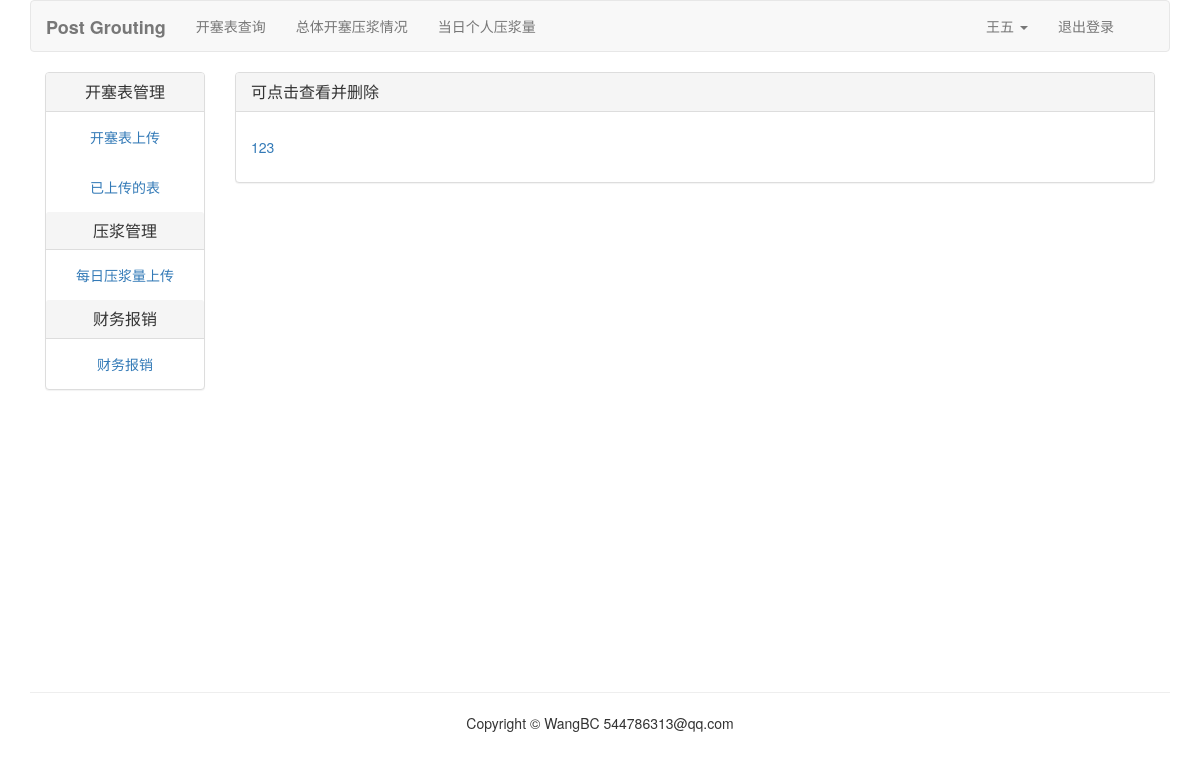
The page /kaisai/kaisai-list/ (signed in) on the database as committed earlier.
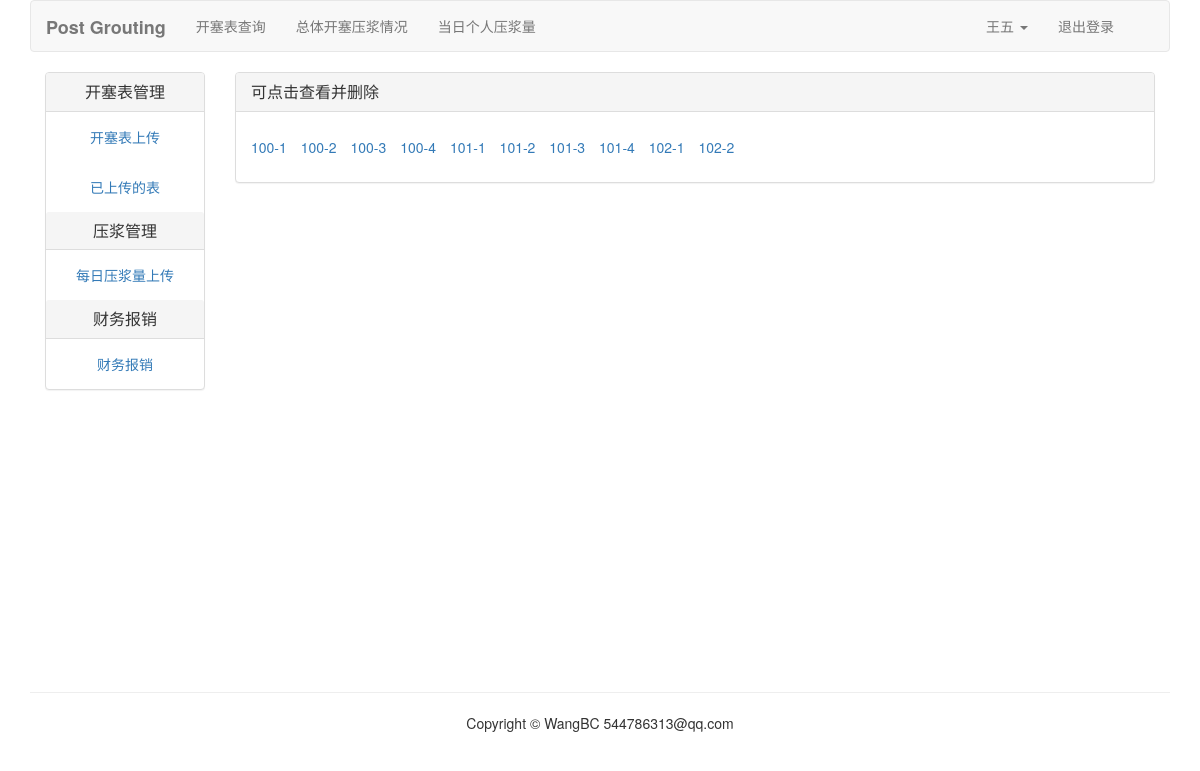
The same page on the database as committed later.
### account/models.py (models this page shows, shortened)
class UserProfile(models.Model):
	user = models.OneToOneField(User, unique=True, on_delete=models.CASCADE)
	realname = models.CharField(max_length=20)
	invitation_code = models.CharField(max_length=20)
	phone = models.CharField(max_length=20)

### kaisai/models.py (models this page shows, shortened)
class Kaisai(models.Model):
	user = models.ForeignKey(User, related_name="kaisai", on_delete=models.CASCADE)
	name = models.CharField(max_length=20, unique=True)
	slug = models.SlugField(max_length=500, blank=True)
	created = models.DateField(auto_now_add=True)
	image = models.ImageField(upload_to=upload_kaisai_path)
	class Meta:
		ordering = ("name",)

### kaisai/views.py (the view)
# urls.py: path('kaisai-list/', views.kaisai_list, name='kaisai_list'),
@login_required(login_url='/account/login/')
def kaisai_list(request):
	images = Kaisai.objects.filter(user=request.user)
	return render(request, 'kaisai/kaisai_list.html', {"images":images})

### templates/kaisai/kaisai_list.html (shortened to what this page needs)
{% extends "kaisai/base.html" %}
{% load staticfiles %}
{% block content %}
<div class="panel panel-default">
	<div class="panel-heading">
		<h3 class="panel-title">可点击查看并删除</h3>
	</div>
	<ul class="list-inline panel-body">
		{% for image in images %}
		<li style="margin-top: 10px"><a href="{% url 'kaisai:kaisai_detail' image.slug %}">{{ image.name }}</a></li>
		{% endfor %}
	</ul>
</div>
{% endblock %}

### templates/kaisai/base.html (shortened to what this page needs)
{% load staticfiles %}
<!DOCTYPE html>
<html lang='zh-cn'>
<head>
	<link rel="stylesheet" type="text/css" href="{% static 'css/bootstrap.css' %}">
	<link rel="stylesheet" type="text/css" href="{% static 'css/footer.css' %}">
</head>
<body>
	{% include "header.html" %}
	<div class="container mycontent">
		<div class="col-md-2">
			{% include "kaisai/leftslider.html" %}
		</div>
		<div class="col-md-10">
			{% block content %}{% endblock %}
		</div>
	</div>
	{% include "footer.html" %}
</body>
</html>

### templates/header.html (shortened to what this page needs)
{% load staticfiles %}
<div class="container">
	<nav class="navbar navbar-default" role="navigation">
		<div class="container-fluid">
			<div class="navbar-header">
				<a class="navbar-brand" href="{% url 'index' %}"><strong>Post Grouting</strong></a>
			</div>
			<div class="collapse navbar-collapse" id="bs-navbar-collapse-1">
				<ul class="nav navbar-nav" role="navigation">
					<li><a href="{% url 'kaisai:kaisai_search' %}">开塞表查询</a></li>
					<li><a href="#">总体开塞压浆情况</a></li>
					<li><a href="#">当日个人压浆量</a></li>
				</ul>
				<ul class="nav navbar-nav navbar-right" style="margin-right:10px">
					{% if user.is_authenticated %}
					<li class="dropdown">
						<a href="#" class="dropdown-toggle" data-toggle="dropdown" role="button" aria-haspopup="true" aria-expanded="false">{{ user.userprofile.realname }} <span class="caret"></span></a>
					</li>
					<li><a href="{% url 'account:user_logout' %}">退出登录</a></li>
					{% else %}
					<li><a href="{% url 'account:user_login' %}">登录</a></li>
					{% endif %}
				</ul>
			</div>
		</div>
	</nav>
</div>

### templates/kaisai/leftslider.html
<div class="">
	<div class="text-center panel panel-default">
		<div class="panel-heading">
			<h3 class="panel-title">开塞表管理</h3>
		</div>
		<div class="panel-body"><a href="{% url 'kaisai:kaisai_post' %}">开塞表上传</a></div>
		<div class="panel-body"><a href="{% url 'kaisai:kaisai_list' %}">已上传的表</a></div>
		<div class="panel-heading">
			<h3 class="panel-title">压浆管理</h3>
		</div>
		<div class="panel-body"><a href="#">每日压浆量上传</a></div>
		<div class="panel-heading">
			<h3 class="panel-title">财务报销</h3>
		</div>
		<div class="panel-body"><a href="#">财务报销</a></div>
	</div>
</div>

### templates/footer.html
<div class="container myfooter">
	<hr>
	<p class="text-center">Copyright © WangBC 544786313@qq.com</p>
</div>

### static/css/footer.css (style rules this page uses)
.myfooter { position: relative; vertical-align: bottom; }
html,body, .mycontent { height: 100%; }
.mycontent { height: auto; min-height: 75%; _height: 100%; }

Rows that differ between the two databases and show on the page:
removed Kaisai: name "123"
added Kaisai: name "100-1"
added Kaisai: name "100-2"
added Kaisai: name "100-3"
added Kaisai: name "100-4"
added Kaisai: name "101-1"
added Kaisai: name "101-2"
added Kaisai: name "101-3"
added Kaisai: name "101-4"
added Kaisai: name "102-1"
added Kaisai: name "102-2"
